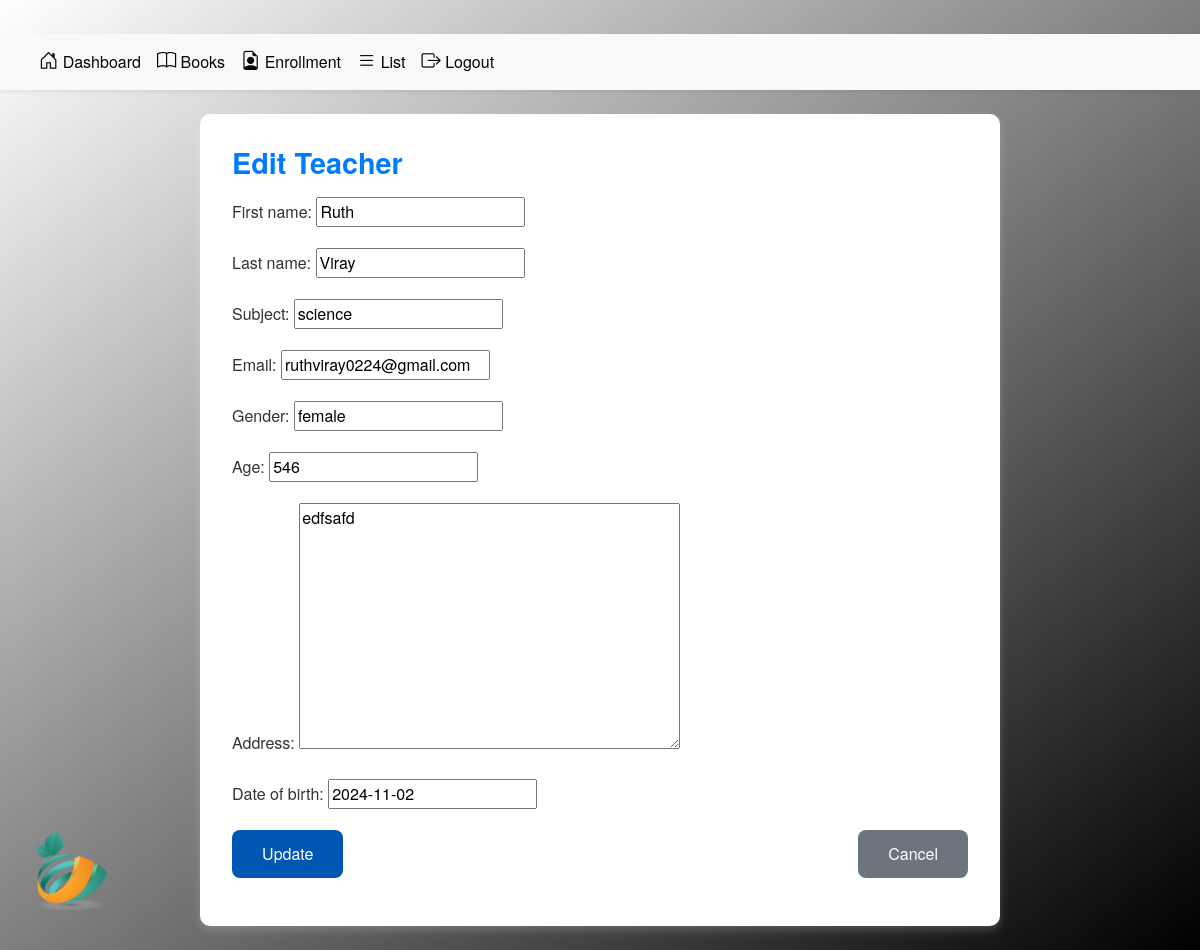
Page /teacher/3/update/ on the committed database.
### app/models.py (models this page shows, shortened)
class Teacher(models.Model):
    first_name = models.CharField(max_length=100)
    last_name = models.CharField(max_length=100)
    subject = models.CharField(max_length=100)
    email = models.EmailField()
    gender = models.CharField(max_length=10)  # Male, Female, Other
    age = models.IntegerField()
    address = models.TextField()
    date_of_birth = models.DateField()

### app/views.py (the view)
# urls.py: path('teacher/<int:pk>/update/', TeacherUpdateView.as_view(), name='teacher_update'),
class TeacherUpdateView(UpdateView):
    model = Teacher
    fields = ['first_name', 'last_name', 'subject', 'email', 'gender', 'age', 'address', 'date_of_birth']
    template_name = 'app/teacher_update.html'
    success_url = reverse_lazy('teachers')

### app/templates/app/teacher_update.html (shortened to what this page needs)
{% load static %}
{% block content %}
<head>
    <link href="https://cdn.jsdelivr.net/npm/bootstrap-icons/font/bootstrap-icons.css" rel="stylesheet">
    <link href="https://stackpath.bootstrapcdn.com/bootstrap/4.5.2/css/bootstrap.min.css" rel="stylesheet">
    <link href="{% static 'css/base.css' %}" rel="stylesheet">
</head>
<div class="text-center my-4">
    <img class="mylogo img-fluid" src="{% static 'images/logo.png' %}" alt="Logo">
</div>
{% include 'app/adminbar.html' %}
<div class="container mb-4">
    <h3 class="section-title text-primary mb-3">
        {% if teacher %} Edit {% else %} Add {% endif %} Teacher
    </h3>
    <form method="POST">
        {{ form.as_p }}
        <div class="d-flex justify-content-between">
            <button type="submit" class="btn btn-primary">
                {% if teacher %} Update {% else %} Create {% endif %}
            </button>
            <a href="{% url 'teachers' %}" class="btn btn-secondary">Cancel</a>
        </div>
    </form>
</div>
{% endblock content %}

### static/css/base.css (style rules this page uses)
.section-title { color: #ffffff; font-weight: bold; font-size: 1.5rem; margin-bottom: 15px; }
.container { background-color: rgb(255, 255, 255); border-radius: 10px; box-shadow: 0 4px 10px rgba(255, 255, 255, 0.2); padding: 20px; margin-top: 20px; }
.btn-primary { background-color: #939393; border: none; box-shadow: 0 4px 6px rgba(255, 255, 255, 0.2); color: white; }
.mylogo { width: 100px; height: auto; position: fixed; bottom: 20px; left: 20px; z-index: 999; }
.btn-primary { background-color: navy; border: none; }
.btn { border-radius: 8px; }
.section-title { font-weight: 600; font-size: 1.5rem; color: navy; }
.btn { border-radius: 8px; font-weight: 500; }

### app/templates/app/teacher_update.html (style rules this page uses)
.mylogo { max-width: 150px; margin-bottom: 1rem; }
.section-title { font-size: 1.8rem; color: #2a3d66; font-weight: bold; margin-bottom: 2rem; }
.btn { font-size: 1rem; padding: 12px 30px; border-radius: 8px; transition: all 0.3s ease; }
.btn-primary { background-color: #0056b3; border: none; }
.btn-secondary { background-color: #6c757d; border: none; }
.container { padding: 2rem; max-width: 800px; margin: 0 auto; }

### rows in the picture
Teacher: first_name "Ruth", last_name "Viray", subject "science", email "ruthviray0224@gmail.com", gender "female", age "546", address "edfsafd", date_of_birth "2024-11-02"
